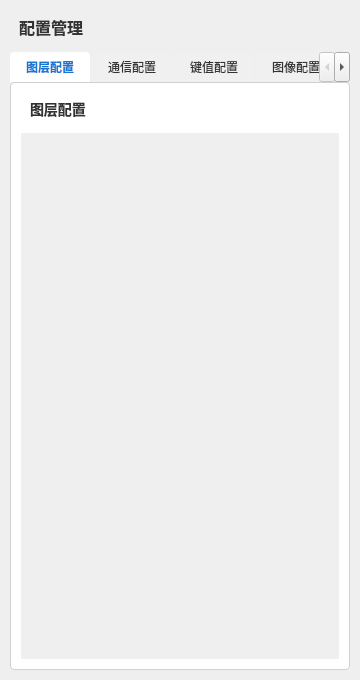
<?xml version="1.0" encoding="UTF-8"?>
<ui version="4.0">
 <class>DisplayConfigWidget</class>
 <widget class="QWidget" name="DisplayConfigWidget">
  <property name="geometry">
   <rect>
    <x>0</x>
    <y>0</y>
    <width>360</width>
    <height>680</height>
   </rect>
  </property>
  <layout class="QVBoxLayout" name="mainLayout">
   <property name="leftMargin">
    <number>10</number>
   </property>
   <property name="topMargin">
    <number>10</number>
   </property>
   <property name="rightMargin">
    <number>10</number>
   </property>
   <property name="bottomMargin">
    <number>10</number>
   </property>
   <property name="spacing">
    <number>8</number>
   </property>
   <item>
    <widget class="QLabel" name="titleLabel">
     <property name="styleSheet">
      <string notr="true">QLabel {
  font-size: 16px;
  font-weight: bold;
  color: #333333;
  padding: 5px;
}</string>
     </property>
     <property name="text">
      <string>配置管理</string>
     </property>
    </widget>
   </item>
   <item>
    <widget class="QTabWidget" name="tabWidget">
     <property name="styleSheet">
      <string notr="true">QTabWidget::pane {
  border: 1px solid #d0d0d0;
  border-radius: 4px;
  background-color: #ffffff;
}
QTabBar::tab {
  background-color: #f0f0f0;
  color: #333333;
  padding: 8px 16px;
  border-top-left-radius: 4px;
  border-top-right-radius: 4px;
  margin-right: 2px;
}
QTabBar::tab:selected {
  background-color: #ffffff;
  color: #1976d2;
  font-weight: bold;
}
QTabBar::tab:hover {
  background-color: #e0e0e0;
}</string>
     </property>
     <widget class="QWidget" name="displayTab">
      <attribute name="title">
       <string>图层配置</string>
      </attribute>
      <layout class="QVBoxLayout" name="displayTabLayout">
       <property name="leftMargin">
        <number>10</number>
       </property>
       <property name="topMargin">
        <number>10</number>
       </property>
       <property name="rightMargin">
        <number>10</number>
       </property>
       <property name="bottomMargin">
        <number>10</number>
       </property>
       <property name="spacing">
        <number>8</number>
       </property>
       <item>
        <widget class="QLabel" name="displaySectionLabel">
         <property name="styleSheet">
          <string notr="true">QLabel {
  font-size: 14px;
  font-weight: bold;
  color: #333333;
  padding: 5px;
}</string>
         </property>
         <property name="text">
          <string>图层配置</string>
         </property>
        </widget>
       </item>
       <item>
        <widget class="QScrollArea" name="displayScrollArea">
         <property name="styleSheet">
          <string notr="true">QScrollArea { border: none; background-color: transparent; }</string>
         </property>
         <property name="frameShape">
          <enum>QFrame::NoFrame</enum>
         </property>
         <property name="widgetResizable">
          <bool>true</bool>
         </property>
         <widget class="QWidget" name="displayScrollContent">
          <layout class="QVBoxLayout" name="displayScrollLayout">
           <property name="leftMargin">
            <number>0</number>
           </property>
           <property name="topMargin">
            <number>0</number>
           </property>
           <property name="rightMargin">
            <number>0</number>
           </property>
           <property name="bottomMargin">
            <number>0</number>
           </property>
           <property name="spacing">
            <number>5</number>
           </property>
          </layout>
         </widget>
        </widget>
       </item>
      </layout>
     </widget>
     <widget class="QWidget" name="channelConfigTab">
      <attribute name="title">
       <string>通信配置</string>
      </attribute>
      <layout class="QVBoxLayout" name="channelConfigLayout">
       <property name="leftMargin">
        <number>10</number>
       </property>
       <property name="topMargin">
        <number>10</number>
       </property>
       <property name="rightMargin">
        <number>10</number>
       </property>
       <property name="bottomMargin">
        <number>10</number>
       </property>
       <property name="spacing">
        <number>10</number>
       </property>
       <item>
        <widget class="QLabel" name="channelSectionLabel">
         <property name="styleSheet">
          <string notr="true">QLabel {
  font-size: 14px;
  font-weight: bold;
  color: #333333;
  padding: 5px;
}</string>
         </property>
         <property name="text">
          <string>通信配置</string>
         </property>
        </widget>
       </item>
       <item>
        <widget class="QGroupBox" name="channelTypeGroup">
         <property name="styleSheet">
          <string notr="true">QGroupBox {
  border: 1px solid #d0d0d0;
  border-radius: 4px;
  margin-top: 10px;
  padding-top: 10px;
  background-color: #f9f9f9;
}
QGroupBox::title {
  subcontrol-origin: margin;
  left: 10px;
  padding: 0 5px;
}</string>
         </property>
         <property name="title">
          <string>通道类型</string>
         </property>
         <layout class="QVBoxLayout" name="channelTypeLayout">
          <property name="leftMargin">
           <number>10</number>
          </property>
          <property name="topMargin">
           <number>15</number>
          </property>
          <property name="rightMargin">
           <number>10</number>
          </property>
          <property name="bottomMargin">
           <number>10</number>
          </property>
          <property name="spacing">
           <number>8</number>
          </property>
          <item>
           <layout class="QHBoxLayout" name="channelTypeRowLayout">
            <item>
             <widget class="QLabel" name="channelTypeLabel">
              <property name="minimumSize">
               <size>
                <width>80</width>
                <height>0</height>
               </size>
              </property>
              <property name="maximumSize">
               <size>
                <width>80</width>
                <height>16777215</height>
               </size>
              </property>
              <property name="text">
               <string>类型:</string>
              </property>
             </widget>
            </item>
            <item>
             <widget class="QComboBox" name="channelTypeCombo">
              <property name="styleSheet">
               <string notr="true">QComboBox {
  border: 1px solid #d0d0d0;
  border-radius: 4px;
  padding: 4px;
  background-color: #ffffff;
  min-width: 150px;
}
QComboBox:hover {
  border-color: #1976d2;
}
QComboBox::drop-down {
  border: none;
  width: 20px;
}
QComboBox::down-arrow {
  image: none;
  border-left: 4px solid transparent;
  border-right: 4px solid transparent;
  border-top: 6px solid #333333;
  margin-right: 5px;
}</string>
              </property>
             </widget>
            </item>
            <item>
             <spacer name="channelTypeSpacer">
              <property name="orientation">
               <enum>Qt::Horizontal</enum>
              </property>
              <property name="sizeHint" stdset="0">
               <size>
                <width>40</width>
                <height>20</height>
               </size>
              </property>
             </spacer>
            </item>
           </layout>
          </item>
         </layout>
        </widget>
       </item>
       <item>
        <widget class="QGroupBox" name="rosbridgeGroup">
         <property name="styleSheet">
          <string notr="true">QGroupBox {
  border: 1px solid #d0d0d0;
  border-radius: 4px;
  margin-top: 10px;
  padding-top: 10px;
  background-color: #f9f9f9;
}
QGroupBox::title {
  subcontrol-origin: margin;
  left: 10px;
  padding: 0 5px;
}</string>
         </property>
         <property name="title">
          <string>ROSBridge 配置</string>
         </property>
         <layout class="QVBoxLayout" name="rosbridgeLayout">
          <property name="leftMargin">
           <number>10</number>
          </property>
          <property name="topMargin">
           <number>15</number>
          </property>
          <property name="rightMargin">
           <number>10</number>
          </property>
          <property name="bottomMargin">
           <number>10</number>
          </property>
          <property name="spacing">
           <number>8</number>
          </property>
          <item>
           <layout class="QHBoxLayout" name="rosbridgeIpLayout">
            <item>
             <widget class="QLabel" name="rosbridgeIpLabel">
              <property name="minimumSize">
               <size>
                <width>80</width>
                <height>0</height>
               </size>
              </property>
              <property name="maximumSize">
               <size>
                <width>80</width>
                <height>16777215</height>
               </size>
              </property>
              <property name="text">
               <string>IP地址:</string>
              </property>
             </widget>
            </item>
            <item>
             <widget class="QLineEdit" name="rosbridgeIpEdit">
              <property name="styleSheet">
               <string notr="true">QLineEdit {
  border: 1px solid #d0d0d0;
  border-radius: 4px;
  padding: 4px;
  background-color: #ffffff;
}
QLineEdit:focus {
  border-color: #1976d2;
}
QLineEdit:disabled {
  background-color: #f5f5f5;
  color: #999999;
}</string>
              </property>
              <property name="placeholderText">
               <string>127.0.0.1</string>
              </property>
             </widget>
            </item>
           </layout>
          </item>
          <item>
           <layout class="QHBoxLayout" name="rosbridgePortLayout">
            <item>
             <widget class="QLabel" name="rosbridgePortLabel">
              <property name="minimumSize">
               <size>
                <width>80</width>
                <height>0</height>
               </size>
              </property>
              <property name="maximumSize">
               <size>
                <width>80</width>
                <height>16777215</height>
               </size>
              </property>
              <property name="text">
               <string>端口:</string>
              </property>
             </widget>
            </item>
            <item>
             <widget class="QLineEdit" name="rosbridgePortEdit">
              <property name="styleSheet">
               <string notr="true">QLineEdit {
  border: 1px solid #d0d0d0;
  border-radius: 4px;
  padding: 4px;
  background-color: #ffffff;
}
QLineEdit:focus {
  border-color: #1976d2;
}
QLineEdit:disabled {
  background-color: #f5f5f5;
  color: #999999;
}</string>
              </property>
              <property name="placeholderText">
               <string>9090</string>
              </property>
             </widget>
            </item>
           </layout>
          </item>
         </layout>
        </widget>
       </item>
       <item>
        <widget class="QPushButton" name="reconnectChannelBtn">
         <property name="minimumSize">
          <size>
           <width>150</width>
           <height>0</height>
          </size>
         </property>
         <property name="maximumSize">
          <size>
           <width>150</width>
           <height>16777215</height>
          </size>
         </property>
         <property name="styleSheet">
          <string notr="true">QPushButton {
  border: 1px solid #1976d2;
  border-radius: 4px;
  padding: 6px;
  background-color: #1976d2;
  color: #ffffff;
  font-weight: bold;
}
QPushButton:hover {
  background-color: #1565c0;
}
QPushButton:pressed {
  background-color: #0d47a1;
}</string>
         </property>
         <property name="text">
          <string>保存</string>
         </property>
        </widget>
       </item>
       <item>
        <spacer name="channelConfigSpacer">
         <property name="orientation">
          <enum>Qt::Vertical</enum>
         </property>
         <property name="sizeHint" stdset="0">
          <size>
           <width>20</width>
           <height>40</height>
          </size>
         </property>
        </spacer>
       </item>
      </layout>
     </widget>
     <widget class="QWidget" name="keyValueTab">
      <attribute name="title">
       <string>键值配置</string>
      </attribute>
      <layout class="QVBoxLayout" name="keyValueLayout">
       <property name="leftMargin">
        <number>10</number>
       </property>
       <property name="topMargin">
        <number>10</number>
       </property>
       <property name="rightMargin">
        <number>10</number>
       </property>
       <property name="bottomMargin">
        <number>10</number>
       </property>
       <property name="spacing">
        <number>10</number>
       </property>
       <item>
        <widget class="QLabel" name="keyValueSectionLabel">
         <property name="styleSheet">
          <string notr="true">QLabel {
  font-size: 14px;
  font-weight: bold;
  color: #333333;
  padding: 5px;
}</string>
         </property>
         <property name="text">
          <string>键值配置</string>
         </property>
        </widget>
       </item>
       <item>
        <widget class="QScrollArea" name="keyValueScrollArea">
         <property name="styleSheet">
          <string notr="true">QScrollArea { border: none; background-color: transparent; }</string>
         </property>
         <property name="frameShape">
          <enum>QFrame::NoFrame</enum>
         </property>
         <property name="widgetResizable">
          <bool>true</bool>
         </property>
         <widget class="QWidget" name="keyValueScrollContent">
          <layout class="QVBoxLayout" name="keyValueScrollLayout">
           <property name="leftMargin">
            <number>0</number>
           </property>
           <property name="topMargin">
            <number>0</number>
           </property>
           <property name="rightMargin">
            <number>0</number>
           </property>
           <property name="bottomMargin">
            <number>0</number>
           </property>
           <property name="spacing">
            <number>5</number>
           </property>
          </layout>
         </widget>
        </widget>
       </item>
       <item>
        <widget class="QPushButton" name="addKeyValueBtn">
         <property name="minimumSize">
          <size>
           <width>120</width>
           <height>0</height>
          </size>
         </property>
         <property name="maximumSize">
          <size>
           <width>120</width>
           <height>16777215</height>
          </size>
         </property>
         <property name="styleSheet">
          <string notr="true">QPushButton {
  border: 1px solid #4caf50;
  border-radius: 4px;
  padding: 6px;
  background-color: #4caf50;
  color: #ffffff;
}
QPushButton:hover {
  background-color: #45a049;
}</string>
         </property>
         <property name="text">
          <string>添加配置项</string>
         </property>
        </widget>
       </item>
      </layout>
     </widget>
     <widget class="QWidget" name="imageTab">
      <attribute name="title">
       <string>图像配置</string>
      </attribute>
      <layout class="QVBoxLayout" name="imageLayout">
       <property name="leftMargin">
        <number>10</number>
       </property>
       <property name="topMargin">
        <number>10</number>
       </property>
       <property name="rightMargin">
        <number>10</number>
       </property>
       <property name="bottomMargin">
        <number>10</number>
       </property>
       <property name="spacing">
        <number>10</number>
       </property>
       <item>
        <widget class="QLabel" name="imageSectionLabel">
         <property name="styleSheet">
          <string notr="true">QLabel {
  font-size: 14px;
  font-weight: bold;
  color: #333333;
  padding: 5px;
}</string>
         </property>
         <property name="text">
          <string>图像配置</string>
         </property>
        </widget>
       </item>
       <item>
        <widget class="QTableWidget" name="imageTable">
         <property name="styleSheet">
          <string notr="true">QTableWidget {
  border: 1px solid #d0d0d0;
  border-radius: 4px;
  background-color: #ffffff;
  gridline-color: #e0e0e0;
}
QTableWidget::item {
  padding: 4px;
}
QHeaderView::section {
  background-color: #f0f0f0;
  padding: 4px;
  border: none;
  border-bottom: 1px solid #d0d0d0;
}</string>
         </property>
         <property name="selectionBehavior">
          <enum>QAbstractItemView::SelectRows</enum>
         </property>
         <column>
          <property name="text">
           <string>位置</string>
          </property>
         </column>
         <column>
          <property name="text">
           <string>话题</string>
          </property>
         </column>
         <column>
          <property name="text">
           <string>启用</string>
          </property>
         </column>
         <column>
          <property name="text">
           <string>操作</string>
          </property>
         </column>
        </widget>
       </item>
       <item>
        <widget class="QPushButton" name="addImageBtn">
         <property name="minimumSize">
          <size>
           <width>100</width>
           <height>0</height>
          </size>
         </property>
         <property name="maximumSize">
          <size>
           <width>100</width>
           <height>16777215</height>
          </size>
         </property>
         <property name="styleSheet">
          <string notr="true">QPushButton {
  border: 1px solid #4caf50;
  border-radius: 4px;
  padding: 6px;
  background-color: #4caf50;
  color: #ffffff;
}
QPushButton:hover {
  background-color: #45a049;
}</string>
         </property>
         <property name="text">
          <string>添加图像</string>
         </property>
        </widget>
       </item>
      </layout>
     </widget>
     <widget class="QWidget" name="robotShapeTab">
      <attribute name="title">
       <string>机器人外形</string>
      </attribute>
      <layout class="QVBoxLayout" name="robotShapeLayout">
       <property name="leftMargin">
        <number>10</number>
       </property>
       <property name="topMargin">
        <number>10</number>
       </property>
       <property name="rightMargin">
        <number>10</number>
       </property>
       <property name="bottomMargin">
        <number>10</number>
       </property>
       <property name="spacing">
        <number>10</number>
       </property>
       <item>
        <widget class="QLabel" name="robotShapeSectionLabel">
         <property name="styleSheet">
          <string notr="true">QLabel {
  font-size: 14px;
  font-weight: bold;
  color: #333333;
  padding: 5px;
}</string>
         </property>
         <property name="text">
          <string>机器人外形配置</string>
         </property>
        </widget>
       </item>
       <item>
        <widget class="QGroupBox" name="robotPointsGroup">
         <property name="styleSheet">
          <string notr="true">QGroupBox {
  border: 1px solid #d0d0d0;
  border-radius: 4px;
  margin-top: 10px;
  padding-top: 10px;
  background-color: #f9f9f9;
}
QGroupBox::title {
  subcontrol-origin: margin;
  left: 10px;
  padding: 0 5px;
}</string>
         </property>
         <property name="title">
          <string>外形点列表</string>
         </property>
         <layout class="QVBoxLayout" name="robotPointsLayout">
          <property name="leftMargin">
           <number>10</number>
          </property>
          <property name="topMargin">
           <number>15</number>
          </property>
          <property name="rightMargin">
           <number>10</number>
          </property>
          <property name="bottomMargin">
           <number>10</number>
          </property>
          <property name="spacing">
           <number>8</number>
          </property>
          <item>
           <widget class="QTableWidget" name="robotPointsTable">
            <property name="styleSheet">
             <string notr="true">QTableWidget {
  border: 1px solid #d0d0d0;
  border-radius: 4px;
  background-color: #ffffff;
  gridline-color: #e0e0e0;
}
QTableWidget::item {
  padding: 4px;
}
QHeaderView::section {
  background-color: #f0f0f0;
  padding: 4px;
  border: none;
  border-bottom: 1px solid #d0d0d0;
}</string>
            </property>
            <property name="selectionBehavior">
             <enum>QAbstractItemView::SelectRows</enum>
            </property>
            <column>
             <property name="text">
              <string>X</string>
             </property>
            </column>
            <column>
             <property name="text">
              <string>Y</string>
             </property>
            </column>
           </widget>
          </item>
          <item>
           <layout class="QHBoxLayout" name="robotPointButtonLayout">
            <item>
             <widget class="QPushButton" name="addRobotPointBtn">
              <property name="minimumSize">
               <size>
                <width>80</width>
                <height>0</height>
               </size>
              </property>
              <property name="maximumSize">
               <size>
                <width>80</width>
                <height>16777215</height>
               </size>
              </property>
              <property name="styleSheet">
               <string notr="true">QPushButton {
  border: 1px solid #4caf50;
  border-radius: 4px;
  padding: 4px;
  background-color: #4caf50;
  color: #ffffff;
}
QPushButton:hover {
  background-color: #45a049;
}</string>
              </property>
              <property name="text">
               <string>添加点</string>
              </property>
             </widget>
            </item>
            <item>
             <widget class="QPushButton" name="removeRobotPointBtn">
              <property name="minimumSize">
               <size>
                <width>80</width>
                <height>0</height>
               </size>
              </property>
              <property name="maximumSize">
               <size>
                <width>80</width>
                <height>16777215</height>
               </size>
              </property>
              <property name="styleSheet">
               <string notr="true">QPushButton {
  border: 1px solid #f44336;
  border-radius: 4px;
  padding: 4px;
  background-color: #f44336;
  color: #ffffff;
}
QPushButton:hover {
  background-color: #da190b;
}</string>
              </property>
              <property name="text">
               <string>删除点</string>
              </property>
             </widget>
            </item>
            <item>
             <spacer name="robotPointButtonSpacer">
              <property name="orientation">
               <enum>Qt::Horizontal</enum>
              </property>
              <property name="sizeHint" stdset="0">
               <size>
                <width>40</width>
                <height>20</height>
               </size>
              </property>
             </spacer>
            </item>
           </layout>
          </item>
         </layout>
        </widget>
       </item>
       <item>
        <widget class="QGroupBox" name="robotStyleGroup">
         <property name="styleSheet">
          <string notr="true">QGroupBox {
  border: 1px solid #d0d0d0;
  border-radius: 4px;
  margin-top: 10px;
  padding-top: 10px;
  background-color: #f9f9f9;
}
QGroupBox::title {
  subcontrol-origin: margin;
  left: 10px;
  padding: 0 5px;
}</string>
         </property>
         <property name="title">
          <string>样式设置</string>
         </property>
         <layout class="QVBoxLayout" name="robotStyleLayout">
          <property name="leftMargin">
           <number>10</number>
          </property>
          <property name="topMargin">
           <number>15</number>
          </property>
          <property name="rightMargin">
           <number>10</number>
          </property>
          <property name="bottomMargin">
           <number>10</number>
          </property>
          <property name="spacing">
           <number>10</number>
          </property>
          <item>
           <widget class="QCheckBox" name="robotIsEllipseCheckbox">
            <property name="styleSheet">
             <string notr="true">QCheckBox {
  spacing: 5px;
}
QCheckBox::indicator {
  width: 18px;
  height: 18px;
  border: 1px solid #d0d0d0;
  border-radius: 3px;
  background-color: #ffffff;
}
QCheckBox::indicator:checked {
  background-color: #4caf50;
  border-color: #4caf50;
}</string>
            </property>
            <property name="text">
             <string>使用椭圆</string>
            </property>
           </widget>
          </item>
          <item>
           <layout class="QHBoxLayout" name="robotColorLayout">
            <item>
             <widget class="QLabel" name="robotColorLabel">
              <property name="minimumSize">
               <size>
                <width>80</width>
                <height>0</height>
               </size>
              </property>
              <property name="maximumSize">
               <size>
                <width>80</width>
                <height>16777215</height>
               </size>
              </property>
              <property name="text">
               <string>颜色:</string>
              </property>
             </widget>
            </item>
            <item>
             <widget class="QPushButton" name="robotColorButton">
              <property name="minimumSize">
               <size>
                <width>120</width>
                <height>0</height>
               </size>
              </property>
              <property name="maximumSize">
               <size>
                <width>120</width>
                <height>16777215</height>
               </size>
              </property>
              <property name="styleSheet">
               <string notr="true">QPushButton {
  border: 1px solid #d0d0d0;
  border-radius: 4px;
  padding: 4px;
  background-color: #ffffff;
}
QPushButton:hover {
  background-color: #f0f0f0;
  border-color: #1976d2;
}</string>
              </property>
              <property name="text">
               <string>选择颜色</string>
              </property>
             </widget>
            </item>
            <item>
             <spacer name="robotColorSpacer">
              <property name="orientation">
               <enum>Qt::Horizontal</enum>
              </property>
              <property name="sizeHint" stdset="0">
               <size>
                <width>40</width>
                <height>20</height>
               </size>
              </property>
             </spacer>
            </item>
           </layout>
          </item>
          <item>
           <layout class="QHBoxLayout" name="robotOpacityLayout">
            <item>
             <widget class="QLabel" name="robotOpacityTextLabel">
              <property name="minimumSize">
               <size>
                <width>80</width>
                <height>0</height>
               </size>
              </property>
              <property name="maximumSize">
               <size>
                <width>80</width>
                <height>16777215</height>
               </size>
              </property>
              <property name="text">
               <string>透明度:</string>
              </property>
             </widget>
            </item>
            <item>
             <widget class="QSlider" name="robotOpacitySlider">
              <property name="styleSheet">
               <string notr="true">QSlider::groove:horizontal {
  border: 1px solid #d0d0d0;
  height: 6px;
  background: #e0e0e0;
  border-radius: 3px;
}
QSlider::handle:horizontal {
  background: #1976d2;
  border: 1px solid #1976d2;
  width: 18px;
  margin: -2px 0;
  border-radius: 9px;
}
QSlider::handle:horizontal:hover {
  background: #1565c0;
}</string>
              </property>
              <property name="orientation">
               <enum>Qt::Horizontal</enum>
              </property>
              <property name="minimum">
               <number>0</number>
              </property>
              <property name="maximum">
               <number>100</number>
              </property>
              <property name="value">
               <number>50</number>
              </property>
             </widget>
            </item>
            <item>
             <widget class="QLabel" name="robotOpacityLabel">
              <property name="minimumSize">
               <size>
                <width>50</width>
                <height>0</height>
               </size>
              </property>
              <property name="maximumSize">
               <size>
                <width>50</width>
                <height>16777215</height>
               </size>
              </property>
              <property name="text">
               <string>50%</string>
              </property>
             </widget>
            </item>
           </layout>
          </item>
         </layout>
        </widget>
       </item>
       <item>
        <spacer name="robotShapeSpacer">
         <property name="orientation">
          <enum>Qt::Vertical</enum>
         </property>
         <property name="sizeHint" stdset="0">
          <size>
           <width>20</width>
           <height>40</height>
          </size>
         </property>
        </spacer>
       </item>
      </layout>
     </widget>
     <widget class="QWidget" name="nodeGroupTab">
      <attribute name="title">
       <string>子系统监控</string>
      </attribute>
      <layout class="QVBoxLayout" name="nodeGroupLayout">
       <property name="leftMargin">
        <number>10</number>
       </property>
       <property name="topMargin">
        <number>10</number>
       </property>
       <property name="rightMargin">
        <number>10</number>
       </property>
       <property name="bottomMargin">
        <number>10</number>
       </property>
       <property name="spacing">
        <number>8</number>
       </property>
       <item>
        <widget class="QSplitter" name="nodeGroupSplitter">
         <property name="orientation">
          <enum>Qt::Horizontal</enum>
         </property>
         <widget class="QWidget" name="nodeGroupLeftPanel">
          <layout class="QVBoxLayout" name="nodeGroupLeftLayout">
           <property name="leftMargin">
            <number>0</number>
           </property>
           <property name="topMargin">
            <number>0</number>
           </property>
           <property name="rightMargin">
            <number>4</number>
           </property>
           <property name="bottomMargin">
            <number>0</number>
           </property>
           <property name="spacing">
            <number>4</number>
           </property>
           <item>
            <widget class="QListWidget" name="nodeGroupList">
             <property name="styleSheet">
              <string notr="true">QListWidget { border: 1px solid #d0d0d0; border-radius: 4px; background: #fff; }
QListWidget::item { padding: 6px 8px; }
QListWidget::item:selected { background: #1976d2; color: #fff; border-radius: 3px; }
QListWidget::item:hover { background: #e3f2fd; }</string>
             </property>
            </widget>
           </item>
           <item>
            <layout class="QHBoxLayout" name="groupBtnLayout">
             <item>
              <widget class="QPushButton" name="addGroupBtn">
               <property name="styleSheet">
                <string notr="true">QPushButton { border: 1px solid #d0d0d0; border-radius: 4px; padding: 4px 8px; background: #f5f5f5; }
QPushButton:hover { background: #e0e0e0; }</string>
               </property>
               <property name="text">
                <string>+ 新增子系统</string>
               </property>
              </widget>
             </item>
             <item>
              <widget class="QPushButton" name="delGroupBtn">
               <property name="styleSheet">
                <string notr="true">QPushButton { border: 1px solid #d0d0d0; border-radius: 4px; padding: 4px 8px; background: #f5f5f5; }
QPushButton:hover { background: #e0e0e0; }</string>
               </property>
               <property name="text">
                <string>- 删除子系统</string>
               </property>
              </widget>
             </item>
            </layout>
           </item>
          </layout>
         </widget>
         <widget class="QScrollArea" name="nodeGroupRightScroll">
          <property name="styleSheet">
           <string notr="true">QScrollArea { border: none; }</string>
          </property>
          <property name="widgetResizable">
           <bool>true</bool>
          </property>
          <widget class="QWidget" name="nodeGroupRightContent">
           <layout class="QVBoxLayout" name="nodeGroupRightLayout">
            <property name="leftMargin">
             <number>8</number>
            </property>
            <property name="topMargin">
             <number>8</number>
            </property>
            <property name="rightMargin">
             <number>8</number>
            </property>
            <property name="bottomMargin">
             <number>8</number>
            </property>
            <property name="spacing">
             <number>8</number>
            </property>
            <item>
             <layout class="QHBoxLayout" name="groupNameRowLayout">
              <item>
               <widget class="QLabel" name="groupNameLabel">
                <property name="minimumSize">
                 <size>
                  <width>55</width>
                  <height>0</height>
                 </size>
                </property>
                <property name="maximumSize">
                 <size>
                  <width>55</width>
                  <height>16777215</height>
                 </size>
                </property>
                <property name="text">
                 <string>名称:</string>
                </property>
               </widget>
              </item>
              <item>
               <widget class="QLineEdit" name="groupNameEdit">
                <property name="styleSheet">
                 <string notr="true">QLineEdit { border:1px solid #d0d0d0; border-radius:4px; padding:4px; }</string>
                </property>
                <property name="placeholderText">
                 <string>如：导航子系统、感知子系统</string>
                </property>
               </widget>
              </item>
             </layout>
            </item>
            <item>
             <layout class="QVBoxLayout" name="criticalBlockLayout">
              <property name="spacing">
               <number>2</number>
              </property>
              <item>
               <layout class="QHBoxLayout" name="criticalRowLayout">
                <item>
                 <widget class="QCheckBox" name="groupCriticalCheckbox">
                  <property name="styleSheet">
                   <string notr="true">QCheckBox { font-weight: bold; }</string>
                  </property>
                  <property name="text">
                   <string>影响运行</string>
                  </property>
                 </widget>
                </item>
                <item>
                 <spacer name="criticalSpacer">
                  <property name="orientation">
                   <enum>Qt::Horizontal</enum>
                  </property>
                  <property name="sizeHint" stdset="0">
                   <size>
                    <width>40</width>
                    <height>20</height>
                   </size>
                  </property>
                 </spacer>
                </item>
               </layout>
              </item>
              <item>
               <widget class="QLabel" name="criticalHintLabel">
                <property name="styleSheet">
                 <string notr="true">color: #888; font-size: 11px;</string>
                </property>
                <property name="text">
                 <string>勾选后该子系统故障将触发[系统故障]告警；不勾选仅触发[系统降级]</string>
                </property>
                <property name="wordWrap">
                 <bool>true</bool>
                </property>
               </widget>
              </item>
             </layout>
            </item>
            <item>
             <layout class="QVBoxLayout" name="timeoutBlockLayout">
              <property name="spacing">
               <number>2</number>
              </property>
              <item>
               <layout class="QHBoxLayout" name="timeoutRowLayout">
                <item>
                 <widget class="QLabel" name="timeoutLabel">
                  <property name="minimumSize">
                   <size>
                    <width>70</width>
                    <height>0</height>
                   </size>
                  </property>
                  <property name="maximumSize">
                   <size>
                    <width>70</width>
                    <height>16777215</height>
                   </size>
                  </property>
                  <property name="text">
                   <string>数据超时:</string>
                  </property>
                 </widget>
                </item>
                <item>
                 <widget class="QSpinBox" name="groupTimeoutSpinbox">
                  <property name="suffix">
                   <string> 秒</string>
                  </property>
                  <property name="minimum">
                   <number>1</number>
                  </property>
                  <property name="maximum">
                   <number>60</number>
                  </property>
                  <property name="value">
                   <number>5</number>
                  </property>
                 </widget>
                </item>
                <item>
                 <spacer name="timeoutSpacer">
                  <property name="orientation">
                   <enum>Qt::Horizontal</enum>
                  </property>
                  <property name="sizeHint" stdset="0">
                   <size>
                    <width>40</width>
                    <height>20</height>
                   </size>
                  </property>
                 </spacer>
                </item>
               </layout>
              </item>
              <item>
               <widget class="QLabel" name="timeoutHintLabel">
                <property name="styleSheet">
                 <string notr="true">color: #888; font-size: 11px;</string>
                </property>
                <property name="text">
                 <string>超过此时间未收到话题数据，视为数据中断</string>
                </property>
               </widget>
              </item>
             </layout>
            </item>
            <item>
             <widget class="QLabel" name="nodesLabel">
              <property name="styleSheet">
               <string notr="true">font-weight: bold; color: #333;</string>
              </property>
              <property name="text">
               <string>包含的节点:</string>
              </property>
             </widget>
            </item>
            <item>
             <widget class="QLabel" name="nodesHintLabel">
              <property name="styleSheet">
               <string notr="true">color: #888; font-size: 11px;</string>
              </property>
              <property name="text">
               <string>该子系统应包含的 ROS 节点名称，缺失时触发告警</string>
              </property>
             </widget>
            </item>
            <item>
             <widget class="QFrame" name="nodesScrollContent">
              <layout class="QVBoxLayout" name="nodesScrollLayout">
               <property name="leftMargin">
                <number>0</number>
               </property>
               <property name="topMargin">
                <number>0</number>
               </property>
               <property name="rightMargin">
                <number>0</number>
               </property>
               <property name="bottomMargin">
                <number>0</number>
               </property>
               <property name="spacing">
                <number>2</number>
               </property>
              </layout>
             </widget>
            </item>
            <item>
             <widget class="QPushButton" name="addNodeBtn">
              <property name="styleSheet">
               <string notr="true">QPushButton { border: 1px solid #d0d0d0; border-radius: 4px; padding: 4px 8px; background: #f5f5f5; }
QPushButton:hover { background: #e0e0e0; }</string>
              </property>
              <property name="text">
               <string>+ 添加节点</string>
              </property>
             </widget>
            </item>
            <item>
             <widget class="QLabel" name="topicsLabel">
              <property name="styleSheet">
               <string notr="true">font-weight: bold; color: #333;</string>
              </property>
              <property name="text">
               <string>数据监控话题:</string>
              </property>
             </widget>
            </item>
            <item>
             <widget class="QLabel" name="topicsHintLabel">
              <property name="styleSheet">
               <string notr="true">color: #888; font-size: 11px;</string>
              </property>
              <property name="text">
               <string>填入需要监控数据流的 ROS 话题名，超时未收到数据视为异常</string>
              </property>
              <property name="wordWrap">
               <bool>true</bool>
              </property>
             </widget>
            </item>
            <item>
             <widget class="QFrame" name="topicsScrollContent">
              <layout class="QVBoxLayout" name="topicsScrollLayout">
               <property name="leftMargin">
                <number>0</number>
               </property>
               <property name="topMargin">
                <number>0</number>
               </property>
               <property name="rightMargin">
                <number>0</number>
               </property>
               <property name="bottomMargin">
                <number>0</number>
               </property>
               <property name="spacing">
                <number>2</number>
               </property>
              </layout>
             </widget>
            </item>
            <item>
             <widget class="QPushButton" name="addTopicBtn">
              <property name="styleSheet">
               <string notr="true">QPushButton { border: 1px solid #d0d0d0; border-radius: 4px; padding: 4px 8px; background: #f5f5f5; }
QPushButton:hover { background: #e0e0e0; }</string>
              </property>
              <property name="text">
               <string>+ 添加话题</string>
              </property>
             </widget>
            </item>
            <item>
             <spacer name="nodeGroupRightSpacer">
              <property name="orientation">
               <enum>Qt::Vertical</enum>
              </property>
              <property name="sizeHint" stdset="0">
               <size>
                <width>20</width>
                <height>40</height>
               </size>
              </property>
             </spacer>
            </item>
           </layout>
          </widget>
         </widget>
        </widget>
       </item>
       <item>
        <widget class="QPushButton" name="saveNodeGroupBtn">
         <property name="styleSheet">
          <string notr="true">QPushButton { border:1px solid #1976d2; border-radius:4px; padding:6px 16px;
              background:#1976d2; color:#fff; font-weight:bold; }
QPushButton:hover { background:#1565c0; }</string>
         </property>
         <property name="text">
          <string>保存并热重载</string>
         </property>
        </widget>
       </item>
      </layout>
     </widget>
    </widget>
   </item>
  </layout>
 </widget>
 <resources>
  <include location="../resource/images.qrc"/>
 </resources>
 <connections/>
</ui>
